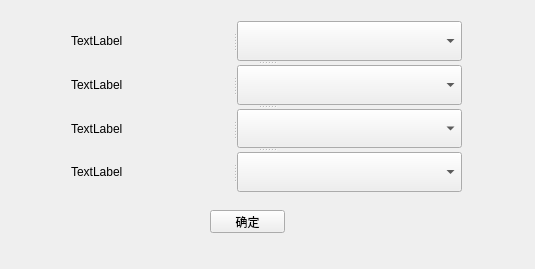
<?xml version="1.0" encoding="UTF-8"?>
<ui version="4.0">
 <class>Form</class>
 <widget class="QWidget" name="Form">
  <property name="geometry">
   <rect>
    <x>0</x>
    <y>0</y>
    <width>535</width>
    <height>269</height>
   </rect>
  </property>
  <property name="windowTitle">
   <string>Form</string>
  </property>
  <widget class="QPushButton" name="button1">
   <property name="geometry">
    <rect>
     <x>210</x>
     <y>210</y>
     <width>75</width>
     <height>23</height>
    </rect>
   </property>
   <property name="text">
    <string>确定</string>
   </property>
  </widget>
  <widget class="QSplitter" name="splitter_5">
   <property name="geometry">
    <rect>
     <x>71</x>
     <y>21</y>
     <width>391</width>
     <height>171</height>
    </rect>
   </property>
   <property name="orientation">
    <enum>Qt::Vertical</enum>
   </property>
   <widget class="QSplitter" name="splitter">
    <property name="orientation">
     <enum>Qt::Horizontal</enum>
    </property>
    <widget class="QLabel" name="label">
     <property name="text">
      <string>TextLabel</string>
     </property>
    </widget>
    <widget class="QComboBox" name="comboBox"/>
   </widget>
   <widget class="QSplitter" name="splitter_2">
    <property name="orientation">
     <enum>Qt::Horizontal</enum>
    </property>
    <widget class="QLabel" name="label_2">
     <property name="text">
      <string>TextLabel</string>
     </property>
    </widget>
    <widget class="QComboBox" name="comboBox_2"/>
   </widget>
   <widget class="QSplitter" name="splitter_3">
    <property name="orientation">
     <enum>Qt::Horizontal</enum>
    </property>
    <widget class="QLabel" name="label_3">
     <property name="text">
      <string>TextLabel</string>
     </property>
    </widget>
    <widget class="QComboBox" name="comboBox_3"/>
   </widget>
   <widget class="QSplitter" name="splitter_4">
    <property name="orientation">
     <enum>Qt::Horizontal</enum>
    </property>
    <widget class="QLabel" name="label_4">
     <property name="text">
      <string>TextLabel</string>
     </property>
    </widget>
    <widget class="QComboBox" name="comboBox_4"/>
   </widget>
  </widget>
 </widget>
 <resources/>
 <connections/>
</ui>
